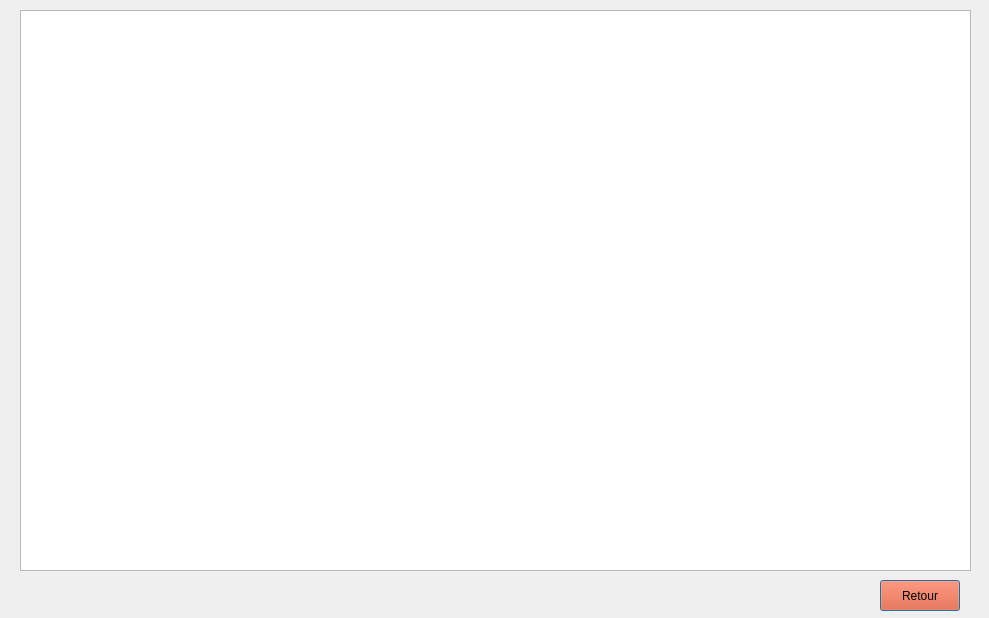
<?xml version="1.0" encoding="UTF-8"?>
<ui version="4.0">
 <class>historic</class>
 <widget class="QDialog" name="historic">
  <property name="geometry">
   <rect>
    <x>0</x>
    <y>0</y>
    <width>989</width>
    <height>618</height>
   </rect>
  </property>
  <property name="windowTitle">
   <string>Dialog</string>
  </property>
  <widget class="QTableView" name="vue">
   <property name="geometry">
    <rect>
     <x>20</x>
     <y>10</y>
     <width>951</width>
     <height>561</height>
    </rect>
   </property>
  </widget>
  <widget class="QPushButton" name="pushButton">
   <property name="geometry">
    <rect>
     <x>880</x>
     <y>580</y>
     <width>80</width>
     <height>31</height>
    </rect>
   </property>
   <property name="styleSheet">
    <string notr="true">background-color: rgb(255, 63, 5);
color:black;
</string>
   </property>
   <property name="text">
    <string>Retour</string>
   </property>
  </widget>
 </widget>
 <resources/>
 <connections/>
</ui>
